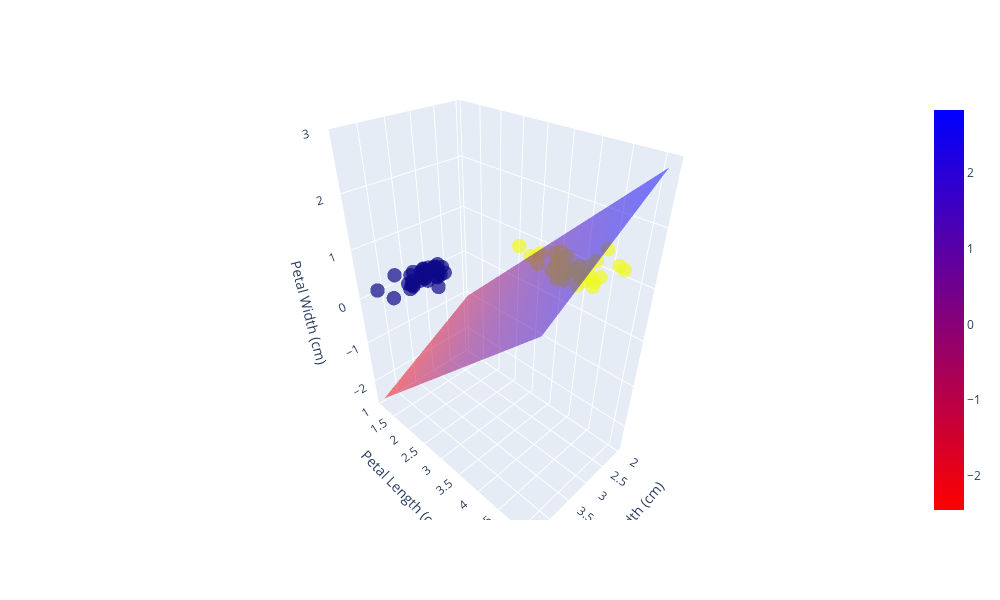

The code cell stored with this chart in its notebook:
### Markdown cell above
## 7. Hyperlane Train Data Visualization

### Code cell
x_grid, y_grid = np.meshgrid(np.linspace(X_train[:, 0].min(), X_train[:, 0].max(), 100),
                             np.linspace(X_train[:, 1].min(), X_train[:, 1].max(), 100))
z_grid = np.zeros_like(x_grid)


for i in range(len(x_grid)):
    for j in range(len(y_grid)):
        z_grid[i, j] = model.decision_function([[x_grid[i, j], y_grid[i, j], 0]])



fig = go.Figure()

fig.add_trace(go.Scatter3d(x=X_train[:, 0], y=X_train[:, 1], z=X_train[:, 2], mode='markers',
                           marker=dict(size=5, color=y_train, opacity=0.7), name='Dados de Treinamento'))

fig.add_trace(go.Surface(z=z_grid, x=x_grid, y=y_grid, opacity=0.5, colorscale='Bluered_r'))


fig.update_layout(scene=dict(xaxis_title='Sepal Width (cm)',
                             yaxis_title='Petal Length (cm)',
                             zaxis_title='Petal Width (cm)'))

fig.update_layout(width=1000, height=600)

fig.show()

### Figure 1 — Plotly figure (JSON) as saved in the notebook; plotly's stock layout.template omitted (floating-point values rounded to 4 significant figures; data arrays with more than 128 entries replaced by an {"elided": "..."} marker saying what was removed)
{"data": [{"marker": {"color": [0, 0, 1, 1, 0, 0, 1, 1, 1, 1, 0, 1, 0, 1, 0, 0, 1, 1, 1, 1, 1, 0, 1, 1, 1, 1, 0, 0, 1, 1, 0, 1, 0, 1, 0, 1, 0, 0, 1, 1, 1, 1, 0, 0, 0, 1, 1, 0, 0, 1, 1, 1, 0, 1, 1, 0, 0, 0, 0, 1, 0, 0, 0, 0, 1, 0, 0, 1, 1, 1, 0, 0, 1, 0, 0], "opacity": 0.7, "size": 5}, "mode": "markers", "name": "Dados de Treinamento", "type": "scatter3d", "x": [3, 3.2, 2.4, 2.5, 3.3, 3.4, 3.1, 2.8, 2.5, 2.7, 3.8, 3, 3.1, 3.1, 3.8, 3.5, 2.9, 2.6, 2.9, 2.7, 3, 3.4, 3, 3, 2.9, 3, 3.1, 3.1, 2.9, 2.9, 3.4, 3.2, 4.4, 2.5, 3.4, 2.2, 3.9, 3, 2, 2.6, 2.4, 2.8, 3, 3.9, 3.6, 2.9, 2.7, 3, 3.2, 2.3, 2.9, 2.8, 3.4, 3, 2.8, 3, 3.7, 3, 3.6, 2.8, 4.1, 3.1, 3.4, 3.2, 2.4, 3.3, 3.4, 3.2, 3.4, 2.3, 3.7, 2.9, 2.6, 3.5, 3.4], "y": [1.1, 1.2, 3.3, 4.9, 1.7, 1.4, 4.7, 4.8, 3, 3.9, 1.7, 4.4, 1.5, 4.9, 1.6, 1.5, 4.7, 3.5, 4.6, 5.1, 4.2, 1.4, 4.6, 4.1, 4.3, 4.2, 1.6, 1.5, 3.6, 4.2, 1.5, 4.7, 1.5, 4, 1.9, 4.5, 1.3, 1.4, 3.5, 4, 3.7, 4.6, 1.4, 1.7, 1.4, 4.5, 4.1, 1.6, 1.3, 4.4, 4.3, 4.5, 1.6, 4.5, 4.7, 1.3, 1.5, 1.4, 1.4, 4.1, 1.5, 1.5, 1.6, 1.6, 3.8, 1.4, 1.5, 4.5, 4.5, 3.3, 1.5, 1.4, 4.4, 1.3, 1.5], "z": [0.1, 0.2, 1, 1.5, 0.5, 0.3, 1.5, 1.4, 1.1, 1.4, 0.3, 1.4, 0.2, 1.5, 0.2, 0.2, 1.4, 1, 1.3, 1.6, 1.5, 0.2, 1.4, 1.3, 1.3, 1.2, 0.2, 0.2, 1.3, 1.3, 0.2, 1.4, 0.4, 1.3, 0.2, 1.5, 0.4, 0.2, 1, 1.2, 1, 1.5, 0.3, 0.4, 0.2, 1.5, 1, 0.2, 0.2, 1.3, 1.3, 1.3, 0.2, 1.5, 1.2, 0.2, 0.4, 0.1, 0.1, 1.3, 0.1, 0.1, 0.4, 0.2, 1.1, 0.2, 0.2, 1.5, 1.6, 1, 0.2, 0.2, 1.2, 0.3, 0.4]}, {"colorscale": [[0, "rgb(255,0,0)"], [1, "rgb(0,0,255)"]], "opacity": 0.5, "type": "surface", "x": {"elided": "100x100 float values"}, "y": {"elided": "100x100 float values"}, "z": {"elided": "100x100 float values"}}], "layout": {"height": 600, "scene": {"xaxis": {"title": {"text": "Sepal Width (cm)"}}, "yaxis": {"title": {"text": "Petal Length (cm)"}}, "zaxis": {"title": {"text": "Petal Width (cm)"}}}, "width": 1000}}
